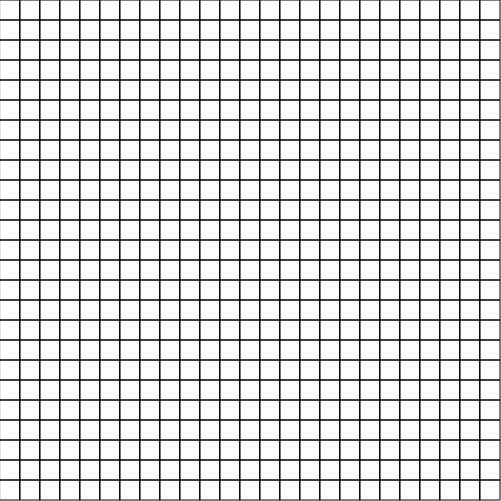
Frame 1 (no input)
Frame 60 (no input): identical to frame 1, image omitted
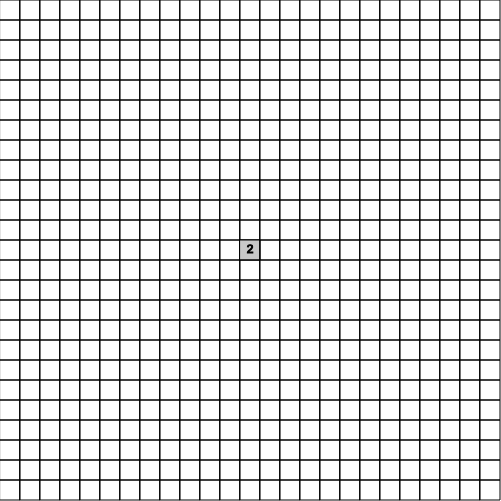
Frame 120 (the mouse pressed at the canvas centre since frame 60)

The p5.js sketch that drew these frames (run headless with seeded random() and noise() and a simulated clock; from frame 60 on, the mouse is pressed at the canvas centre):

// p5.js sketch
// ── sketch.js
function make2DArray(cols, rows) {
	let arr = new Array(cols);
	for(let i = 0; i < arr.length; i++) {
		arr[i] = new Array(rows);
	}
	return arr;
}

var grid;
var cols;
var rows;
var w = 20;

var totalBees = 50;

function setup() {
	createCanvas(501, 501);
	cols = floor(width / w);
	rows = floor(height / w);

	grid = make2DArray(cols, rows);
	for(let i = 0; i < cols; i++) {
		for(let j = 0; j < rows; j++) {
			//grid[i][j] = floor(random(2));//just for test - console.table(grid)
			grid[i][j] = new Cell(i, j, w);
		}
	}

	//pick totalBees spots
	var options = [];
	for(let i = 0; i < cols; i++) {
		for(let j = 0; j < rows; j++) {
			options.push([i, j]);
		}
	}
	for(let n = 0; n < totalBees; n++) {
		var index = floor(random(options.length));
		var choice = options[index];
		var i = choice[0];
		var j = choice[1];
		//Delete that spots
		options.splice(index, 1);
		grid[i][j].bee = true;
	}

	for(let i = 0; i < cols; i++) {
		for(let j = 0; j < rows; j++) {
			grid[i][j].countBees();
		}
	}
}

function mousePressed() {
	for(let i = 0; i < cols; i++) {
		for(let j = 0; j < rows; j++) {
			if(grid[i][j].contains(mouseX, mouseY)) {
				grid[i][j].reveal();

				if(grid[i][j].bee) {
					gameover();
				}
			}
		}
	}
}

function draw() {
	background(255);

	for(let i = 0; i < cols; i++) {
		for(let j = 0; j < rows; j++) {
			grid[i][j].show();
		}
	}
}

function gameover() {
	for(let i = 0; i < cols; i++) {
		for(let j = 0; j < rows; j++) {
			grid[i][j].revealed = true;
		}
	}
}

// ── Cell.js
function Cell(i, j, w) {
	this.i = i;
	this.j = j;
	this.x = i * w;
	this.y = j * w;
	this.w = w;
	this.neighborCount = 0;

	// if(random(1) < 0.5) {
	// 	this.bee = true;
	// } else {
	// 	this.bee = false;
	// }

	this.bee = false; 
	this.revealed = false;//at the beginning none of reveal
}

Cell.prototype.show = function() {
	stroke(0);
	noFill();
	rect(this.x, this.y, this.w, this.w);

	if(this.revealed) {
		if(this.bee) {
			stroke(0);
			fill(127);
			ellipse(this.x + this.w / 2, this.y + this.w / 2, this.w * 0.5);
		} else {
			fill(200);
			rect(this.x, this.y, this.w, this.w);
			if(this.neighborCount > 0) {
				textAlign(CENTER, CENTER);
				fill(0);
				text(this.neighborCount, this.x + this.w / 2, this.y + this.w / 2);
			}
		}
	}
}

//count how many bees are neighboring a particular cell
Cell.prototype.countBees = function() {
	if(this.bee) {
		this.neighborCount = -1;
		return;
		//return -1;
	} 
	var total = 0;
	for(let xoff = -1; xoff <= 1; xoff++) {
		for(let yoff = -1; yoff <= 1; yoff++) {
			var i = this.i + xoff;
			var j = this.j + yoff;

			if(i > -1 && i < cols && j > -1 && j < rows) {
				var neighbor = grid[i][j];
				if(neighbor.bee) {
					total++;
				}
			}
		}
	}
	this.neighborCount = total;
}

//test this cell contain one point. if I click the cell i can reveal it
Cell.prototype.contains = function(x, y) {
	return (x > this.x && x < this.x + this.w && y > this.y && y < this.y + this.w);
}

Cell.prototype.reveal = function() {
	this.revealed = true;

	if(this.neighborCount == 0) {
		this.floodFill();
		//flood fill time
	}
}

Cell.prototype.floodFill = function() {
	for(let xoff = -1; xoff <= 1; xoff++) {
		for(let yoff = -1; yoff <= 1; yoff++) {
			var i = this.i + xoff;
			var j = this.j + yoff;

			if(i > -1 && i < cols && j > -1 && j < rows) {
				var neighbor = grid[i][j];
				if(!neighbor.bee && !neighbor.revealed) {
					neighbor.reveal();
				}
			}
		}
	}
}
